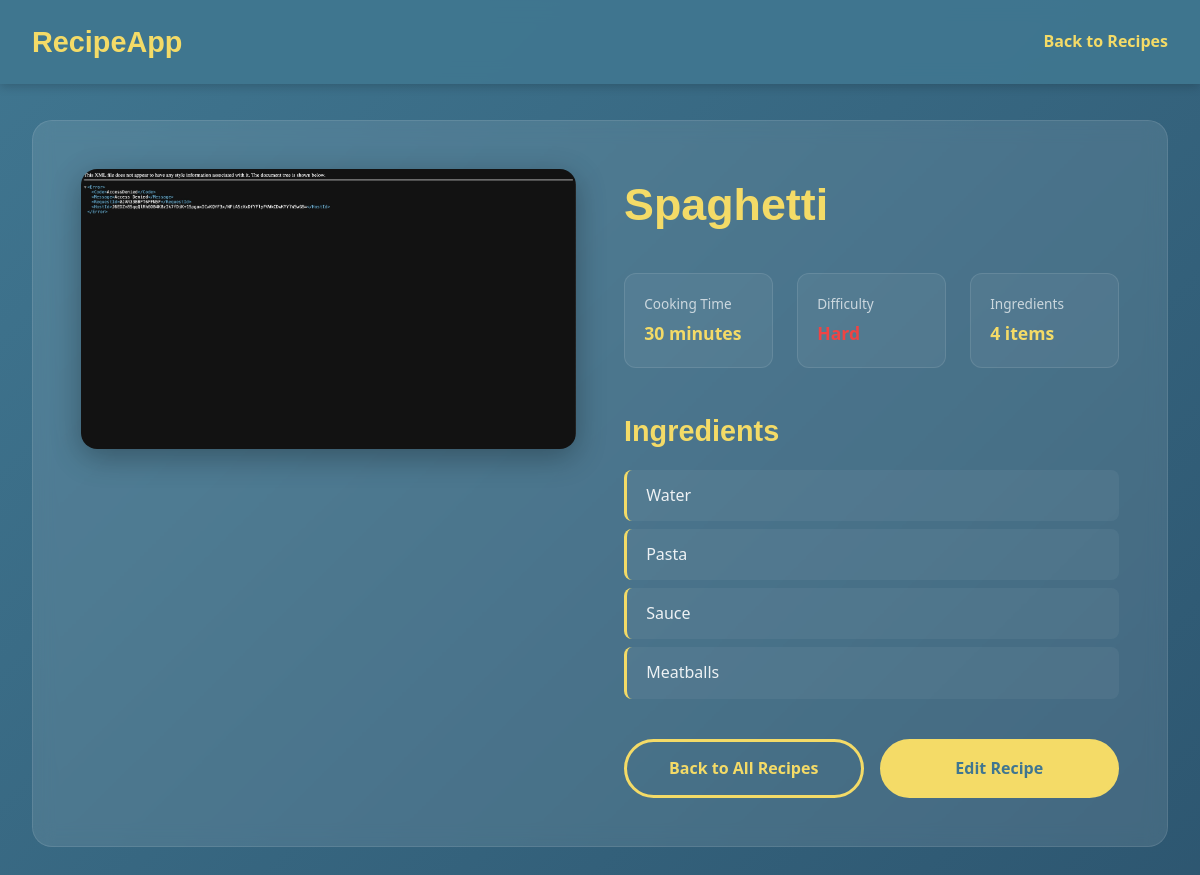
Before: /detail/1/ (signed in) with the older database file.
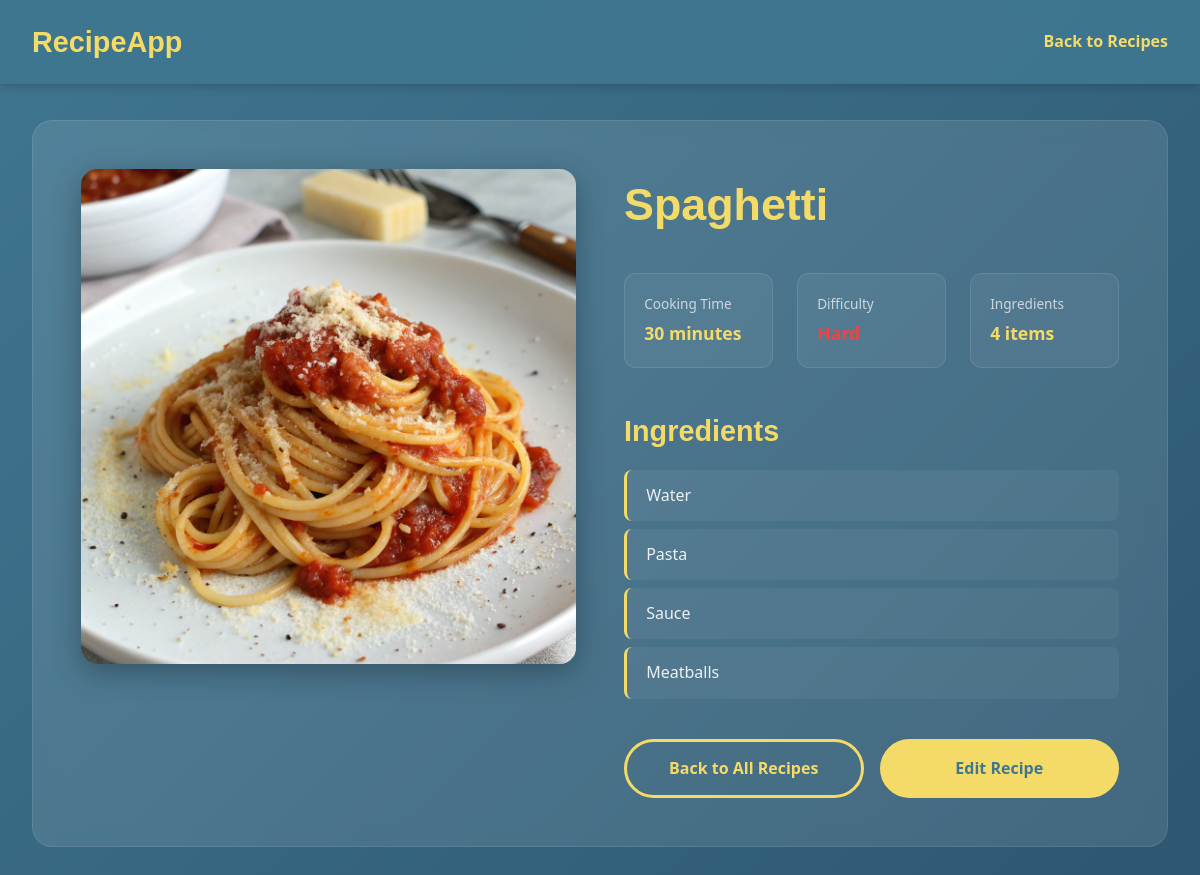
After: the same page with the newer database file.
### recipes/models.py (models this page shows, shortened)
class Recipe(models.Model):
    name = models.CharField(max_length=50)
    ingredients = models.CharField(
        max_length=225, help_text="Enter the ingredients, separated by a comma"
    )
    cooking_time = models.IntegerField(help_text="Cooking time in minutes")
    difficulty = None
    pic = models.ImageField(upload_to='recipes', default='no_picture.jpg')
    @property
    def calculate_difficulty(self):
        ingredients = self.ingredients.split(", ")
        if self.cooking_time < 10 and len(ingredients) < 4:
            return "Easy"
        elif self.cooking_time < 10 and len(ingredients) >= 4:
            return "Medium"
        elif self.cooking_time >= 10 and len(ingredients) < 4:
            return "Intermediate"
        elif self.cooking_time >= 10 and len(ingredients) >= 4:
            return "Hard"
        return difficulty

### recipes/views.py (the view)
# urls.py: path('detail/<int:id>/', views.recipes_details, name='detail')
@login_required(login_url='/login/')
def recipes_details(request, id):
    recipe = get_object_or_404(Recipe, pk=id)
    ingredients_list = recipe.ingredients.split(", ")
    return render(request, "recipes/recipes_details.html", {
        "recipe": recipe,
        "ingredients_list": ingredients_list,
    })

### recipes/templates/recipes/recipes_details.html (shortened to what this page needs)
<!DOCTYPE html>
<html lang="en">
<head>
  {% load static %}
  <link rel='stylesheet' type='text/css' href="{% static 'recipes/css/styles.css' %}">
</head>
<body>
  <nav class="navbar">
    <div class="navbar-content">
      <a href="{% url 'recipes:home' %}" class="logo">RecipeApp</a>
      <a href="{% url 'recipes:list' %}" class="nav-link">Back to Recipes</a>
    </div>
  </nav>
  <section class="recipe-detail-section">
    <div class="detail-container">
      <div class="detail-image-wrapper">
        {% if recipe.pic %}
          <img src="{{ recipe.pic.url }}" alt="{{ recipe.name }}" class="detail-image">
        {% else %}
          <div class="detail-placeholder">No Image Available</div>
        {% endif %}
      </div>
      <div class="detail-content">
        <h1>{{ recipe.name }}</h1>
        <div class="quick-stats">
          <div class="stat-item">
            <div>
              <p class="stat-label">Cooking Time</p>
              <p class="stat-value">{{ recipe.cooking_time }} minutes</p>
            </div>
          </div>
          <div class="stat-item">
            <div>
              <p class="stat-label">Difficulty</p>
              <p class="stat-value difficulty-{{ recipe.calculate_difficulty|lower }}">
              </p>
            </div>
          </div>
          <div class="stat-item">
            <div>
              <p class="stat-label">Ingredients</p>
              <p class="stat-value">{{ recipe.ingredients|wordcount }} items</p>
            </div>
          </div>
        </div>
        <div class="detail-section">
          <h2>Ingredients</h2>
          <ul class="ingredients-list">
            {% for ingredient in ingredients_list %}
              <li>{{ ingredient }}</li>
            {% endfor %}
          </ul>
        </div>
        <div class="detail-actions">
          <a href="{% url 'recipes:list' %}" class="detail-button secondary">Back to All Recipes</a>
          <a href="/admin/recipes/recipe/{{ recipe.pk }}/change/" class="detail-button primary">Edit Recipe</a>
        </div>
      </div>
    </div>
  </section>
</body>
</html>

Changed rows visible on the page:
changed Recipe "Spaghetti": pic: picture added in place of a placeholder
